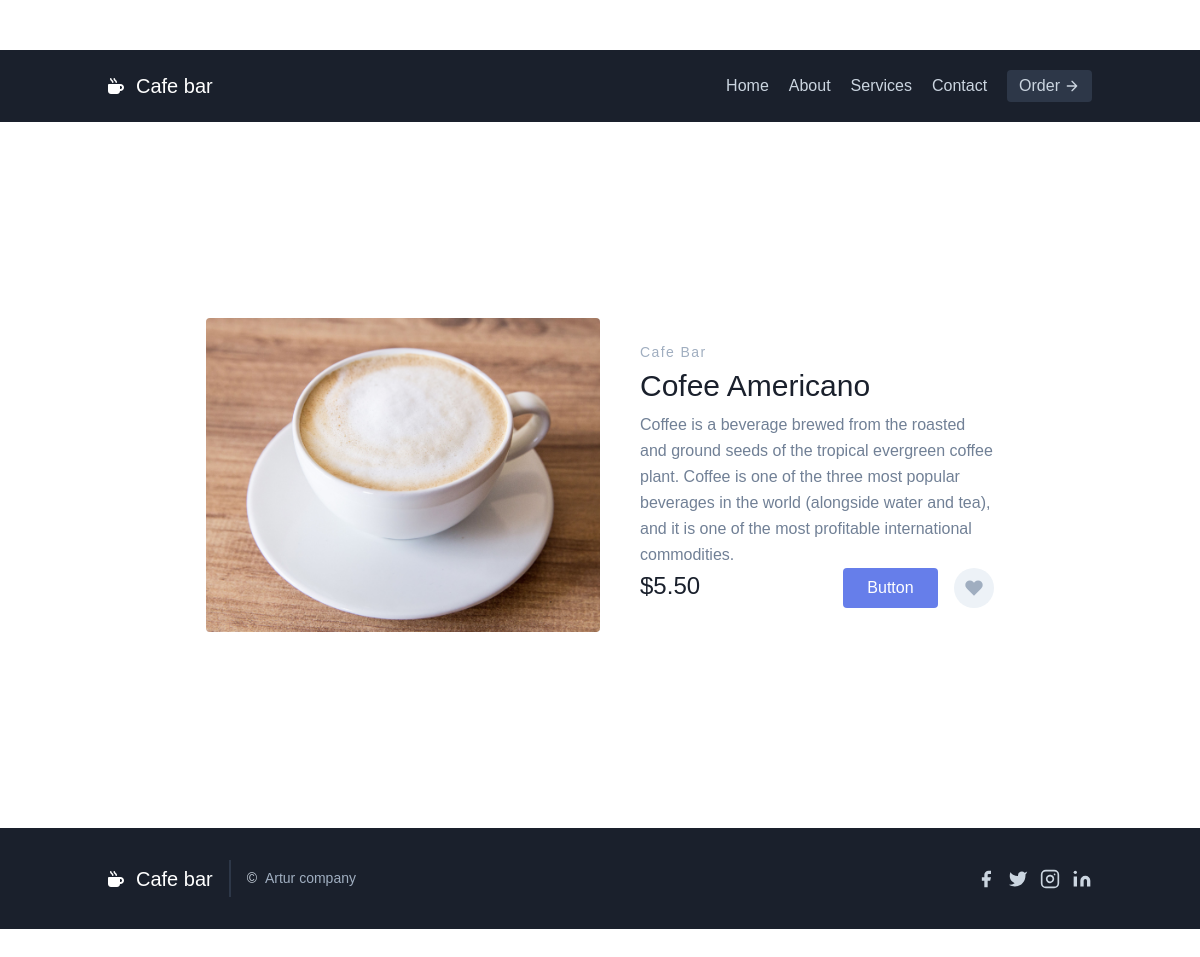
Page /about/1/ on the committed database.
### post/models.py (models this page shows, shortened)
class Post(models.Model):
    name = models.CharField(max_length=20, null=True, blank=True)
    text = models.TextField()
    image = models.ImageField(upload_to='post/%Y/%m/%d')
    price = models.DecimalField(max_digits=3, decimal_places=2, null=True, blank=True)
    like = models.BooleanField(default=False, null=True, blank=True)

### post/views.py (the view)
# urls.py: path('about/<int:pk>/', views.aboutDetail, name='about_detail'),
def aboutDetail(request, pk):
    try:
        post = Post.objects.get(id=pk)
    except Post.DoesNotExist:
        return render(request, 'post/404.html' )
    context = {
        'post': post
    }
    return render(request, 'post/about_detail.html',context)

### post/templates/post/about_detail.html (shortened to what this page needs)
{% extends 'base.html' %}
{% block content %}
<section class="text-gray-600 body-font overflow-hidden">
  <div class="container px-5 py-24 mx-auto">
    <div class="lg:w-4/5 mx-auto flex flex-wrap">
      <img alt="ecommerce" class="lg:w-1/2 w-full lg:h-auto h-64 object-cover object-center rounded" src="{{post.image.url}}">
      <div class="lg:w-1/2 w-full lg:pl-10 lg:py-6 mt-6 lg:mt-0">
        <h1 class="text-sm title-font text-gray-500 tracking-widest">Cafe Bar</h1>
        <h1 class="text-gray-900 text-3xl title-font font-medium mb-1">{{post.name}}</h1>
        <p class="leading-relaxed">{{post.text}}</p>
        <div class="flex">
          <span class="title-font font-medium text-2xl text-gray-900">${{post.price}}</span>
          <button class="flex ml-auto text-white bg-indigo-500 border-0 py-2 px-6 focus:outline-none hover:bg-indigo-600 rounded">Button</button>
          <button class="rounded-full w-10 h-10 bg-gray-200 p-0 border-0 inline-flex items-center justify-center text-gray-500 ml-4">
            <svg fill="currentColor" stroke-linecap="round" stroke-linejoin="round" stroke-width="2" class="w-5 h-5" viewBox="0 0 24 24">
              <path d="M20.84 4.61a5.5 5.5 0 00-7.78 0L12 5.67l-1.06-1.06a5.5 5.5 0 00-7.78 7.78l1.06 1.06L12 21.23l7.78-7.78 1.06-1.06a5.5 5.5 0 000-7.78z"></path>
            </svg>
          </button>
        </div>
      </div>
    </div>
  </div>
</section>
{% endblock %}

### static/css/base.css (style rules this page uses)
body { font-family: Verdana, Geneva, Tahoma, sans-serif; }
.container { margin: 50px; padding: 50px; }

### rows in the picture
Post: image (picture), name "Cofee Americano", text "Coffee is a beverage brewed from the roasted and ground seeds of the tropical evergreen coffee plant. Coffee is one of the three most popular beverages in the world (alongside water and tea), and it is one of the most profitable international commodities.", price "5.50"
